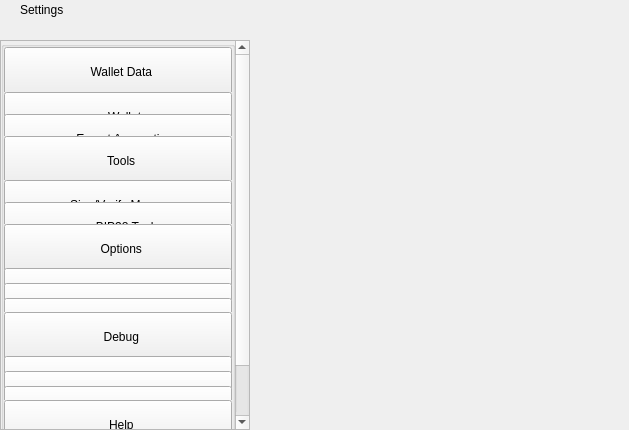
<?xml version="1.0" encoding="UTF-8"?>
<ui version="4.0">
 <class>SettingsWidget</class>
 <widget class="QWidget" name="SettingsWidget">
  <property name="geometry">
   <rect>
    <x>0</x>
    <y>0</y>
    <width>629</width>
    <height>430</height>
   </rect>
  </property>
  <property name="windowTitle">
   <string>Form</string>
  </property>
  <layout class="QHBoxLayout" name="horizontalLayout" stretch="1,2">
   <property name="spacing">
    <number>0</number>
   </property>
   <property name="leftMargin">
    <number>0</number>
   </property>
   <property name="topMargin">
    <number>0</number>
   </property>
   <property name="rightMargin">
    <number>0</number>
   </property>
   <property name="bottomMargin">
    <number>0</number>
   </property>
   <item>
    <widget class="QWidget" name="left" native="true">
     <property name="minimumSize">
      <size>
       <width>250</width>
       <height>0</height>
      </size>
     </property>
     <layout class="QVBoxLayout" name="verticalLayout">
      <property name="leftMargin">
       <number>0</number>
      </property>
      <property name="topMargin">
       <number>0</number>
      </property>
      <property name="rightMargin">
       <number>0</number>
      </property>
      <property name="bottomMargin">
       <number>0</number>
      </property>
      <item>
       <layout class="QVBoxLayout" name="verticalLayout_1">
        <property name="spacing">
         <number>0</number>
        </property>
        <item>
         <widget class="QWidget" name="titleMenuList" native="true">
          <property name="maximumSize">
           <size>
            <width>16777215</width>
            <height>30</height>
           </size>
          </property>
          <layout class="QHBoxLayout" name="horizontalLayout_1">
           <property name="spacing">
            <number>0</number>
           </property>
           <property name="leftMargin">
            <number>20</number>
           </property>
           <property name="topMargin">
            <number>0</number>
           </property>
           <property name="rightMargin">
            <number>20</number>
           </property>
           <property name="bottomMargin">
            <number>0</number>
           </property>
           <item>
            <widget class="QLabel" name="labelTitle">
             <property name="text">
              <string>Settings</string>
             </property>
            </widget>
           </item>
           <item>
            <spacer name="horizontalSpacer">
             <property name="orientation">
              <enum>Qt::Horizontal</enum>
             </property>
             <property name="sizeHint" stdset="0">
              <size>
               <width>40</width>
               <height>20</height>
              </size>
             </property>
            </spacer>
           </item>
          </layout>
         </widget>
        </item>
        <item>
         <spacer name="verticalSpacer_2">
          <property name="orientation">
           <enum>Qt::Vertical</enum>
          </property>
          <property name="sizeType">
           <enum>QSizePolicy::Fixed</enum>
          </property>
          <property name="sizeHint" stdset="0">
           <size>
            <width>20</width>
            <height>20</height>
           </size>
          </property>
         </spacer>
        </item>
        <item>
         <layout class="QVBoxLayout" name="verticalLayout_2">
          <item>
           <widget class="QScrollArea" name="scrollArea">
            <property name="sizePolicy">
             <sizepolicy hsizetype="Expanding" vsizetype="MinimumExpanding">
              <horstretch>0</horstretch>
              <verstretch>0</verstretch>
             </sizepolicy>
            </property>
            <property name="styleSheet">
             <string notr="true"/>
            </property>
            <property name="horizontalScrollBarPolicy">
             <enum>Qt::ScrollBarAlwaysOff</enum>
            </property>
            <property name="sizeAdjustPolicy">
             <enum>QAbstractScrollArea::AdjustIgnored</enum>
            </property>
            <property name="widgetResizable">
             <bool>true</bool>
            </property>
            <property name="alignment">
             <set>Qt::AlignLeading|Qt::AlignLeft|Qt::AlignTop</set>
            </property>
            <widget class="QWidget" name="scrollAreaWidgetContents">
             <property name="geometry">
              <rect>
               <x>0</x>
               <y>-68</y>
               <width>230</width>
               <height>452</height>
              </rect>
             </property>
             <property name="sizePolicy">
              <sizepolicy hsizetype="Preferred" vsizetype="MinimumExpanding">
               <horstretch>0</horstretch>
               <verstretch>0</verstretch>
              </sizepolicy>
             </property>
             <property name="maximumSize">
              <size>
               <width>16777215</width>
               <height>650</height>
              </size>
             </property>
             <property name="autoFillBackground">
              <bool>true</bool>
             </property>
             <layout class="QVBoxLayout" name="verticalLayout_3">
              <property name="spacing">
               <number>0</number>
              </property>
              <property name="sizeConstraint">
               <enum>QLayout::SetDefaultConstraint</enum>
              </property>
              <property name="leftMargin">
               <number>0</number>
              </property>
              <property name="topMargin">
               <number>0</number>
              </property>
              <property name="rightMargin">
               <number>0</number>
              </property>
              <property name="bottomMargin">
               <number>0</number>
              </property>
              <item>
               <layout class="QVBoxLayout" name="verticalLayout_4">
                <property name="spacing">
                 <number>0</number>
                </property>
                <item alignment="Qt::AlignTop">
                 <widget class="QGroupBox" name="groupBox">
                  <property name="sizePolicy">
                   <sizepolicy hsizetype="Preferred" vsizetype="MinimumExpanding">
                    <horstretch>0</horstretch>
                    <verstretch>0</verstretch>
                   </sizepolicy>
                  </property>
                  <property name="maximumSize">
                   <size>
                    <width>16777215</width>
                    <height>450</height>
                   </size>
                  </property>
                  <property name="title">
                   <string/>
                  </property>
                  <layout class="QVBoxLayout" name="verticalLayout_5">
                   <property name="spacing">
                    <number>0</number>
                   </property>
                   <property name="leftMargin">
                    <number>0</number>
                   </property>
                   <property name="topMargin">
                    <number>0</number>
                   </property>
                   <property name="rightMargin">
                    <number>0</number>
                   </property>
                   <property name="bottomMargin">
                    <number>0</number>
                   </property>
                   <item>
                    <widget class="QWidget" name="menuFileContainer" native="true">
                     <property name="maximumSize">
                      <size>
                       <width>16777215</width>
                       <height>160</height>
                      </size>
                     </property>
                     <layout class="QHBoxLayout" name="horizontalLayout_2">
                      <property name="spacing">
                       <number>0</number>
                      </property>
                      <property name="leftMargin">
                       <number>0</number>
                      </property>
                      <property name="topMargin">
                       <number>0</number>
                      </property>
                      <property name="rightMargin">
                       <number>0</number>
                      </property>
                      <property name="bottomMargin">
                       <number>0</number>
                      </property>
                      <item alignment="Qt::AlignTop">
                       <widget class="QPushButton" name="pushButtonFile">
                        <property name="minimumSize">
                         <size>
                          <width>0</width>
                          <height>50</height>
                         </size>
                        </property>
                        <property name="maximumSize">
                         <size>
                          <width>16777215</width>
                          <height>50</height>
                         </size>
                        </property>
                        <property name="focusPolicy">
                         <enum>Qt::NoFocus</enum>
                        </property>
                        <property name="text">
                         <string>  Wallet Data</string>
                        </property>
                        <property name="checkable">
                         <bool>true</bool>
                        </property>
                        <property name="autoExclusive">
                         <bool>false</bool>
                        </property>
                       </widget>
                      </item>
                     </layout>
                    </widget>
                   </item>
                   <item>
                    <widget class="QWidget" name="fileButtonsWidget" native="true">
                     <property name="maximumSize">
                      <size>
                       <width>16777215</width>
                       <height>165</height>
                      </size>
                     </property>
                     <layout class="QVBoxLayout" name="verticalLayout_6">
                      <property name="spacing">
                       <number>0</number>
                      </property>
                      <property name="leftMargin">
                       <number>0</number>
                      </property>
                      <property name="topMargin">
                       <number>0</number>
                      </property>
                      <property name="rightMargin">
                       <number>0</number>
                      </property>
                      <property name="bottomMargin">
                       <number>0</number>
                      </property>
                      <item>
                       <widget class="QPushButton" name="pushButtonFile2">
                        <property name="minimumSize">
                         <size>
                          <width>0</width>
                          <height>50</height>
                         </size>
                        </property>
                        <property name="maximumSize">
                         <size>
                          <width>16777215</width>
                          <height>50</height>
                         </size>
                        </property>
                        <property name="focusPolicy">
                         <enum>Qt::NoFocus</enum>
                        </property>
                        <property name="text">
                         <string>    Wallet</string>
                        </property>
                        <property name="checkable">
                         <bool>true</bool>
                        </property>
                        <property name="autoExclusive">
                         <bool>false</bool>
                        </property>
                       </widget>
                      </item>
                      <item>
                       <widget class="QPushButton" name="pushButtonExportCsv">
                        <property name="minimumSize">
                         <size>
                          <width>0</width>
                          <height>50</height>
                         </size>
                        </property>
                        <property name="maximumSize">
                         <size>
                          <width>16777215</width>
                          <height>50</height>
                         </size>
                        </property>
                        <property name="focusPolicy">
                         <enum>Qt::NoFocus</enum>
                        </property>
                        <property name="text">
                         <string>    Export Accounting</string>
                        </property>
                        <property name="checkable">
                         <bool>true</bool>
                        </property>
                        <property name="autoExclusive">
                         <bool>false</bool>
                        </property>
                       </widget>
                      </item>
                     </layout>
                    </widget>
                   </item>
                   <item>
                    <widget class="QWidget" name="menuToolsContainer" native="true">
                     <property name="maximumSize">
                      <size>
                       <width>16777215</width>
                       <height>160</height>
                      </size>
                     </property>
                     <layout class="QHBoxLayout" name="horizontalLayout_3">
                      <property name="spacing">
                       <number>0</number>
                      </property>
                      <property name="leftMargin">
                       <number>0</number>
                      </property>
                      <property name="topMargin">
                       <number>0</number>
                      </property>
                      <property name="rightMargin">
                       <number>0</number>
                      </property>
                      <property name="bottomMargin">
                       <number>0</number>
                      </property>
                      <item alignment="Qt::AlignTop">
                       <widget class="QPushButton" name="pushButtonConfiguration">
                        <property name="minimumSize">
                         <size>
                          <width>0</width>
                          <height>50</height>
                         </size>
                        </property>
                        <property name="maximumSize">
                         <size>
                          <width>16777215</width>
                          <height>50</height>
                         </size>
                        </property>
                        <property name="focusPolicy">
                         <enum>Qt::NoFocus</enum>
                        </property>
                        <property name="text">
                         <string>  Tools</string>
                        </property>
                        <property name="checkable">
                         <bool>true</bool>
                        </property>
                        <property name="autoExclusive">
                         <bool>false</bool>
                        </property>
                       </widget>
                      </item>
                     </layout>
                    </widget>
                   </item>
                   <item>
                    <widget class="QWidget" name="configurationButtonsWidget" native="true">
                     <property name="maximumSize">
                      <size>
                       <width>16777215</width>
                       <height>105</height>
                      </size>
                     </property>
                     <layout class="QVBoxLayout" name="verticalLayout_7">
                      <property name="spacing">
                       <number>0</number>
                      </property>
                      <property name="leftMargin">
                       <number>0</number>
                      </property>
                      <property name="topMargin">
                       <number>0</number>
                      </property>
                      <property name="rightMargin">
                       <number>0</number>
                      </property>
                      <property name="bottomMargin">
                       <number>0</number>
                      </property>
                      <item>
                       <widget class="QPushButton" name="pushButtonConfiguration4">
                        <property name="minimumSize">
                         <size>
                          <width>0</width>
                          <height>50</height>
                         </size>
                        </property>
                        <property name="maximumSize">
                         <size>
                          <width>16777215</width>
                          <height>50</height>
                         </size>
                        </property>
                        <property name="focusPolicy">
                         <enum>Qt::NoFocus</enum>
                        </property>
                        <property name="text">
                         <string>    Sign/Verify Message</string>
                        </property>
                        <property name="checkable">
                         <bool>true</bool>
                        </property>
                        <property name="autoExclusive">
                         <bool>false</bool>
                        </property>
                       </widget>
                      </item>
                      <item>
                       <widget class="QPushButton" name="pushButtonConfiguration3">
                        <property name="minimumSize">
                         <size>
                          <width>0</width>
                          <height>50</height>
                         </size>
                        </property>
                        <property name="maximumSize">
                         <size>
                          <width>16777215</width>
                          <height>50</height>
                         </size>
                        </property>
                        <property name="focusPolicy">
                         <enum>Qt::NoFocus</enum>
                        </property>
                        <property name="text">
                         <string>    BIP38 Tool</string>
                        </property>
                        <property name="checkable">
                         <bool>true</bool>
                        </property>
                        <property name="autoExclusive">
                         <bool>false</bool>
                        </property>
                       </widget>
                      </item>
                     </layout>
                    </widget>
                   </item>
                   <item>
                    <layout class="QHBoxLayout" name="horizontalLayout_4">
                     <property name="spacing">
                      <number>0</number>
                     </property>
                     <property name="leftMargin">
                      <number>0</number>
                     </property>
                     <property name="rightMargin">
                      <number>0</number>
                     </property>
                     <item alignment="Qt::AlignTop">
                      <widget class="QPushButton" name="pushButtonOptions">
                       <property name="minimumSize">
                        <size>
                         <width>0</width>
                         <height>50</height>
                        </size>
                       </property>
                       <property name="maximumSize">
                        <size>
                         <width>16777215</width>
                         <height>50</height>
                        </size>
                       </property>
                       <property name="focusPolicy">
                        <enum>Qt::NoFocus</enum>
                       </property>
                       <property name="text">
                        <string>  Options</string>
                       </property>
                       <property name="checkable">
                        <bool>true</bool>
                       </property>
                       <property name="autoExclusive">
                        <bool>false</bool>
                       </property>
                      </widget>
                     </item>
                    </layout>
                   </item>
                   <item>
                    <widget class="QWidget" name="optionsButtonsWidget" native="true">
                     <property name="maximumSize">
                      <size>
                       <width>16777215</width>
                       <height>160</height>
                      </size>
                     </property>
                     <layout class="QVBoxLayout" name="verticalLayout_8">
                      <property name="spacing">
                       <number>0</number>
                      </property>
                      <property name="leftMargin">
                       <number>0</number>
                      </property>
                      <property name="topMargin">
                       <number>0</number>
                      </property>
                      <property name="rightMargin">
                       <number>0</number>
                      </property>
                      <property name="bottomMargin">
                       <number>0</number>
                      </property>
                      <item>
                       <widget class="QPushButton" name="pushButtonOptions1">
                        <property name="minimumSize">
                         <size>
                          <width>0</width>
                          <height>50</height>
                         </size>
                        </property>
                        <property name="maximumSize">
                         <size>
                          <width>16777215</width>
                          <height>50</height>
                         </size>
                        </property>
                        <property name="focusPolicy">
                         <enum>Qt::NoFocus</enum>
                        </property>
                        <property name="text">
                         <string>    Main</string>
                        </property>
                        <property name="checkable">
                         <bool>true</bool>
                        </property>
                        <property name="checked">
                         <bool>false</bool>
                        </property>
                        <property name="autoExclusive">
                         <bool>false</bool>
                        </property>
                       </widget>
                      </item>
                      <item>
                       <widget class="QPushButton" name="pushButtonOptions2">
                        <property name="minimumSize">
                         <size>
                          <width>0</width>
                          <height>50</height>
                         </size>
                        </property>
                        <property name="maximumSize">
                         <size>
                          <width>16777215</width>
                          <height>50</height>
                         </size>
                        </property>
                        <property name="focusPolicy">
                         <enum>Qt::NoFocus</enum>
                        </property>
                        <property name="text">
                         <string>    Wallet</string>
                        </property>
                        <property name="checkable">
                         <bool>true</bool>
                        </property>
                        <property name="autoExclusive">
                         <bool>false</bool>
                        </property>
                       </widget>
                      </item>
                      <item>
                       <widget class="QPushButton" name="pushButtonOptions5">
                        <property name="minimumSize">
                         <size>
                          <width>0</width>
                          <height>50</height>
                         </size>
                        </property>
                        <property name="maximumSize">
                         <size>
                          <width>16777215</width>
                          <height>50</height>
                         </size>
                        </property>
                        <property name="focusPolicy">
                         <enum>Qt::NoFocus</enum>
                        </property>
                        <property name="text">
                         <string>    Display</string>
                        </property>
                        <property name="checkable">
                         <bool>true</bool>
                        </property>
                        <property name="autoExclusive">
                         <bool>false</bool>
                        </property>
                       </widget>
                      </item>
                     </layout>
                    </widget>
                   </item>
                   <item>
                    <layout class="QHBoxLayout" name="horizontalTools">
                     <property name="spacing">
                      <number>0</number>
                     </property>
                     <property name="leftMargin">
                      <number>0</number>
                     </property>
                     <property name="rightMargin">
                      <number>0</number>
                     </property>
                     <item alignment="Qt::AlignTop">
                      <widget class="QPushButton" name="pushButtonTools">
                       <property name="minimumSize">
                        <size>
                         <width>0</width>
                         <height>50</height>
                        </size>
                       </property>
                       <property name="maximumSize">
                        <size>
                         <width>16777215</width>
                         <height>50</height>
                        </size>
                       </property>
                       <property name="focusPolicy">
                        <enum>Qt::NoFocus</enum>
                       </property>
                       <property name="text">
                        <string>  Debug</string>
                       </property>
                       <property name="checkable">
                        <bool>true</bool>
                       </property>
                       <property name="autoExclusive">
                        <bool>false</bool>
                       </property>
                      </widget>
                     </item>
                    </layout>
                   </item>
                   <item>
                    <widget class="QWidget" name="toolsButtonsWidget" native="true">
                     <property name="maximumSize">
                      <size>
                       <width>16777215</width>
                       <height>160</height>
                      </size>
                     </property>
                     <layout class="QVBoxLayout" name="verticalTools_11">
                      <property name="spacing">
                       <number>0</number>
                      </property>
                      <property name="leftMargin">
                       <number>0</number>
                      </property>
                      <property name="topMargin">
                       <number>0</number>
                      </property>
                      <property name="rightMargin">
                       <number>0</number>
                      </property>
                      <property name="bottomMargin">
                       <number>0</number>
                      </property>
                      <item>
                       <widget class="QPushButton" name="pushButtonTools1">
                        <property name="minimumSize">
                         <size>
                          <width>0</width>
                          <height>50</height>
                         </size>
                        </property>
                        <property name="maximumSize">
                         <size>
                          <width>16777215</width>
                          <height>50</height>
                         </size>
                        </property>
                        <property name="focusPolicy">
                         <enum>Qt::NoFocus</enum>
                        </property>
                        <property name="text">
                         <string>    Information</string>
                        </property>
                        <property name="checkable">
                         <bool>true</bool>
                        </property>
                        <property name="checked">
                         <bool>false</bool>
                        </property>
                        <property name="autoExclusive">
                         <bool>false</bool>
                        </property>
                       </widget>
                      </item>
                      <item>
                       <widget class="QPushButton" name="pushButtonTools2">
                        <property name="minimumSize">
                         <size>
                          <width>0</width>
                          <height>50</height>
                         </size>
                        </property>
                        <property name="maximumSize">
                         <size>
                          <width>16777215</width>
                          <height>50</height>
                         </size>
                        </property>
                        <property name="focusPolicy">
                         <enum>Qt::NoFocus</enum>
                        </property>
                        <property name="text">
                         <string>    Console</string>
                        </property>
                        <property name="checkable">
                         <bool>true</bool>
                        </property>
                        <property name="autoExclusive">
                         <bool>false</bool>
                        </property>
                       </widget>
                      </item>
                      <item>
                       <widget class="QPushButton" name="pushButtonTools5">
                        <property name="minimumSize">
                         <size>
                          <width>0</width>
                          <height>50</height>
                         </size>
                        </property>
                        <property name="maximumSize">
                         <size>
                          <width>16777215</width>
                          <height>50</height>
                         </size>
                        </property>
                        <property name="focusPolicy">
                         <enum>Qt::NoFocus</enum>
                        </property>
                        <property name="text">
                         <string>    Wallet Repair</string>
                        </property>
                        <property name="checkable">
                         <bool>true</bool>
                        </property>
                        <property name="autoExclusive">
                         <bool>false</bool>
                        </property>
                       </widget>
                      </item>
                     </layout>
                    </widget>
                   </item>
                   <item>
                    <layout class="QHBoxLayout" name="horizontalHelp">
                     <property name="spacing">
                      <number>0</number>
                     </property>
                     <property name="leftMargin">
                      <number>0</number>
                     </property>
                     <property name="rightMargin">
                      <number>0</number>
                     </property>
                     <item alignment="Qt::AlignTop">
                      <widget class="QPushButton" name="pushButtonHelp">
                       <property name="minimumSize">
                        <size>
                         <width>0</width>
                         <height>50</height>
                        </size>
                       </property>
                       <property name="maximumSize">
                        <size>
                         <width>16777215</width>
                         <height>50</height>
                        </size>
                       </property>
                       <property name="focusPolicy">
                        <enum>Qt::NoFocus</enum>
                       </property>
                       <property name="text">
                        <string>  Help</string>
                       </property>
                       <property name="checkable">
                        <bool>true</bool>
                       </property>
                       <property name="autoExclusive">
                        <bool>false</bool>
                       </property>
                      </widget>
                     </item>
                    </layout>
                   </item>
                   <item>
                    <widget class="QWidget" name="helpButtonsWidget" native="true">
                     <property name="maximumSize">
                      <size>
                       <width>16777215</width>
                       <height>100</height>
                      </size>
                     </property>
                     <layout class="QVBoxLayout" name="verticalHelp">
                      <property name="spacing">
                       <number>0</number>
                      </property>
                      <property name="leftMargin">
                       <number>0</number>
                      </property>
                      <property name="topMargin">
                       <number>0</number>
                      </property>
                      <property name="rightMargin">
                       <number>0</number>
                      </property>
                      <property name="bottomMargin">
                       <number>0</number>
                      </property>
                      <item>

                       <widget class="QPushButton" name="pushButtonHelp2">
                        <property name="minimumSize">
                         <size>
                          <width>0</width>
                          <height>50</height>
                         </size>
                        </property>
                        <property name="maximumSize">
                         <size>
                          <width>16777215</width>
                          <height>50</height>
                         </size>
                        </property>
                        <property name="focusPolicy">
                         <enum>Qt::NoFocus</enum>
                        </property>
                        <property name="text">
                         <string>    About BTCUG</string>
                        </property>
                        <property name="checkable">
                         <bool>false</bool>
                        </property>
                        <property name="autoExclusive">
                         <bool>false</bool>
                        </property>
                       </widget>
                      </item>
                     </layout>
                    </widget>
                   </item>
                  </layout>
                 </widget>
                </item>
               </layout>
              </item>
             </layout>
            </widget>
           </widget>
          </item>
         </layout>
        </item>
       </layout>
      </item>
     </layout>
    </widget>
   </item>
   <item>
    <widget class="QWidget" name="right" native="true">
     <layout class="QVBoxLayout" name="verticalLayout_9">
      <property name="leftMargin">
       <number>0</number>
      </property>
      <property name="topMargin">
       <number>0</number>
      </property>
      <property name="rightMargin">
       <number>0</number>
      </property>
      <property name="bottomMargin">
       <number>0</number>
      </property>
      <item>
       <layout class="QVBoxLayout" name="verticalLayout_10">
        <property name="spacing">
         <number>6</number>
        </property>
        <item>
         <layout class="QVBoxLayout" name="verticalLayout_11">
          <item>
           <widget class="QStackedWidget" name="stackedWidgetContainer"/>
          </item>
         </layout>
        </item>
       </layout>
      </item>
     </layout>
    </widget>
   </item>
  </layout>
 </widget>
 <resources/>
 <connections/>
</ui>
